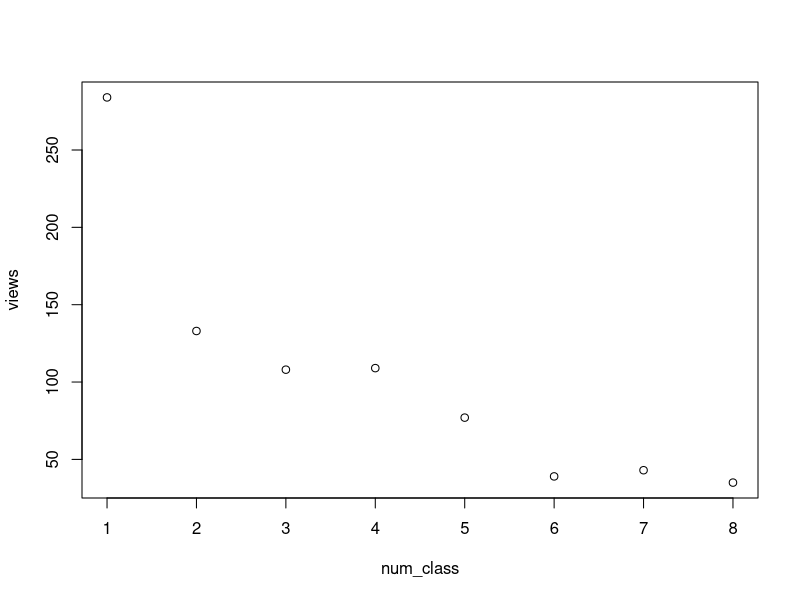
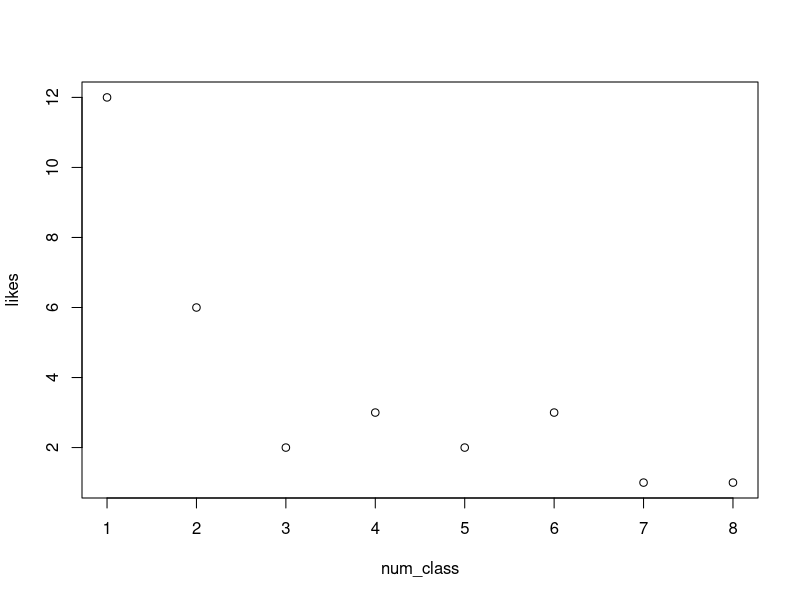
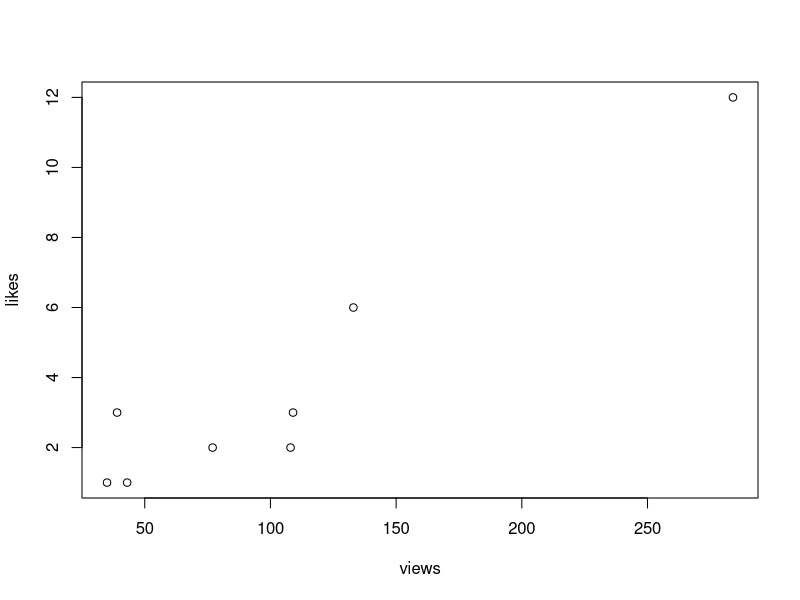
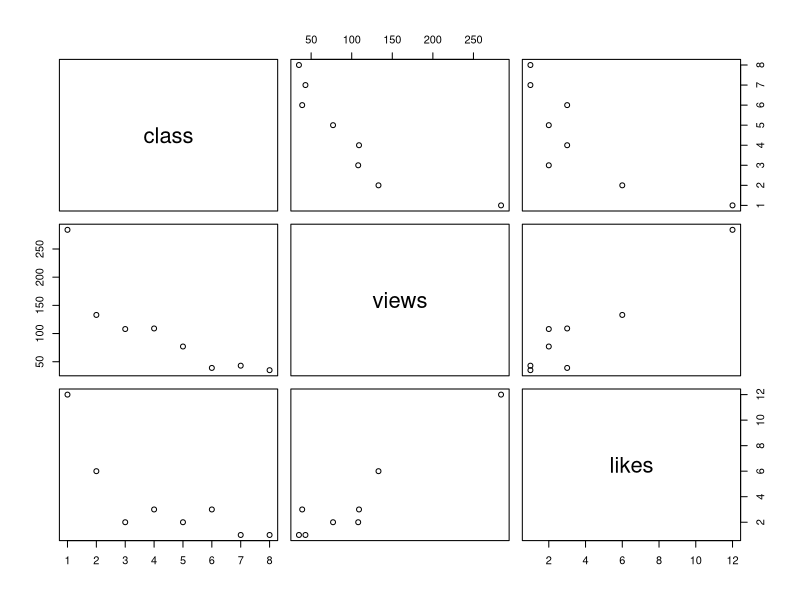
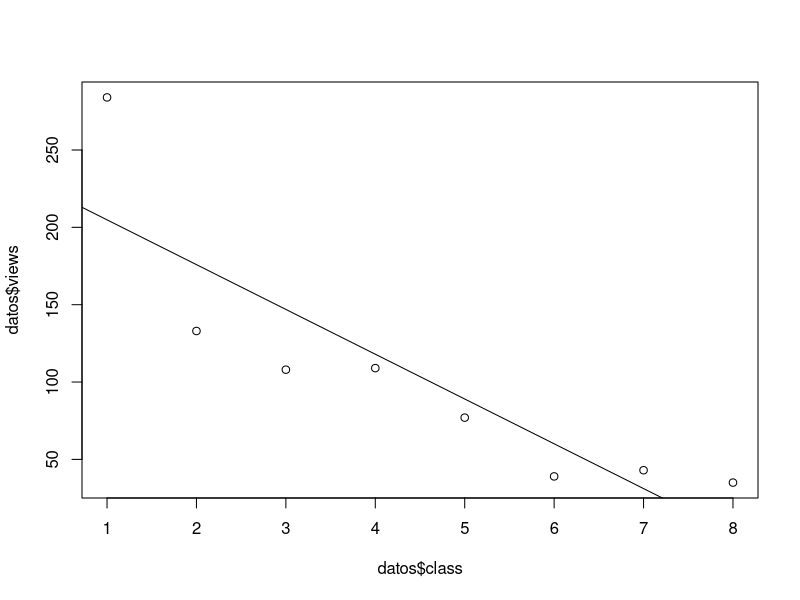
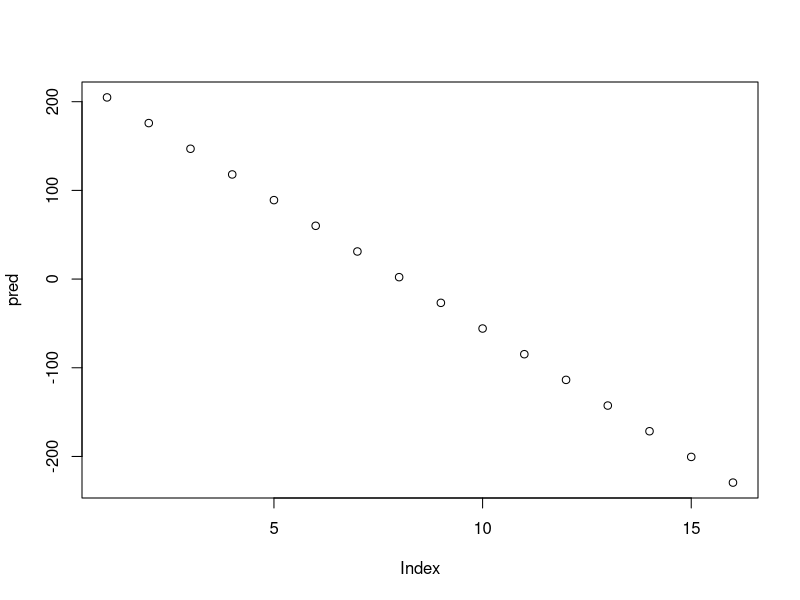
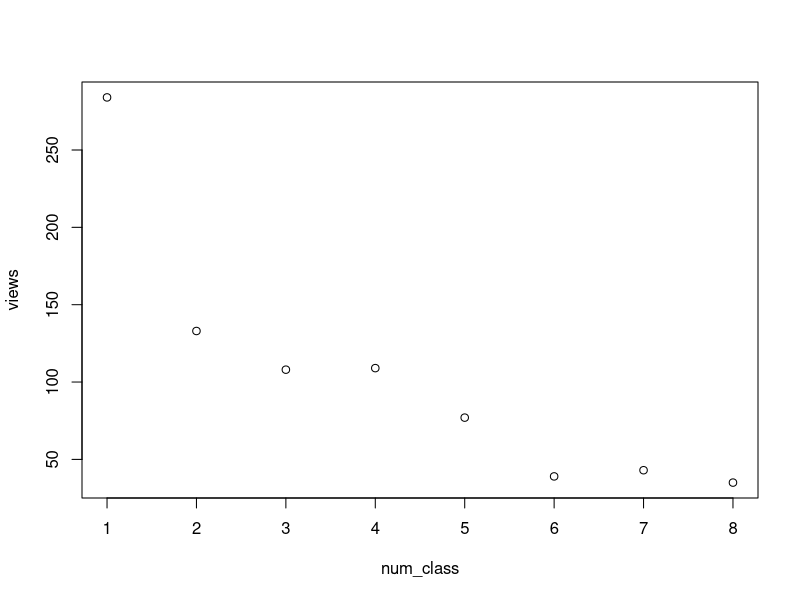
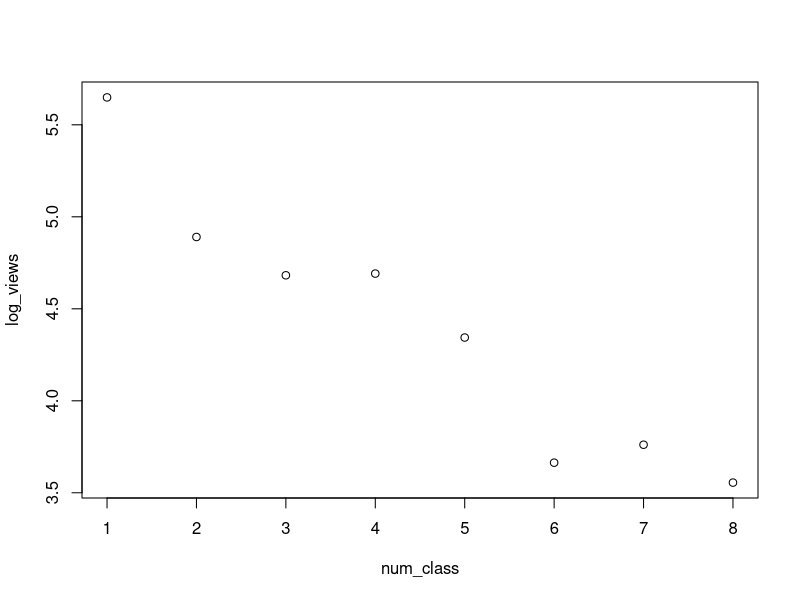

These charts were generated, in order, by the following R code:
#Informacion Real
num_class <- c(1:8)
views <- c(284,133,108,109,77,39,43,35)
likes <- c(12,6,2,3,2,3,1,1)

datos <- data.frame(
  'class' = num_class,
  'views' = views,
  'likes' = likes
)

#Analisis de los datos

# ---------- Analisis de correlacion
#relacion numero de clase con visualizaciones
plot(num_class,views)

#relacion numero de clase con likes
plot(num_class,likes)

#relacion views con likes
plot(views,likes)

# ---------- Regresion Lineal
pairs(datos)

cor(datos)

#estimar views con numero de clase
modelo <- lm(views ~ class, data = datos)
summary(modelo)

plot(datos$class,datos$views)
abline(modelo)

test.class <- data.frame(class = c(1:16))
pred <- predict(modelo,test.class)
pred

plot(pred)

#regresion con datos exponenciales
log_views <- log(views)

datos['log_views'] <- log_views

plot(num_class,views)
plot(num_class,log_views)

modelo_log <- lm(log_views ~ class, data=datos)
summary(modelo_log)

plot(num_class,log_views)
abline(modelo_log)

predict_views <- function(class){
  y = exp(5.67447)*exp(-0.28219*class)
  return(y)
}

predicciones <- predict_views(c(1:16))
plot(c(1:16),predicciones,col='red')
points(num_class,views)

